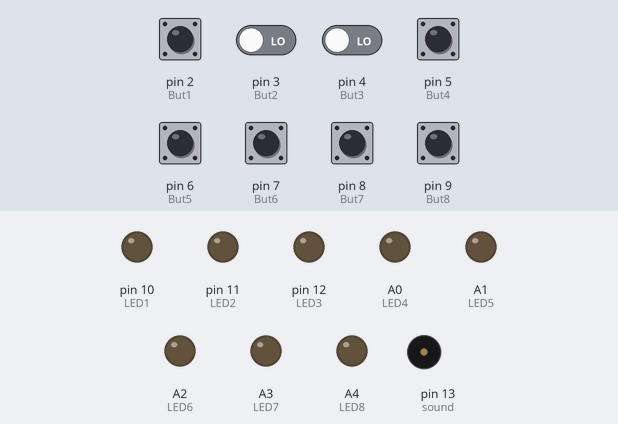
The sketch below on a simulated Arduino Uno, built with avr-gcc and run on an emulated ATmega328P. On the bench: output pins drawn as LEDs (lit = HIGH), buzzer (waves = sounding). Dashed ring = blinking. Inputs (shaded band) come from the test bench; at power-on: pin 2 (But1), pin 3 (But2), pin 4 (But3), pin 5 (But4), pin 6 (But5), pin 7 (But6), pin 8 (But7), pin 9 (But8) LOW.

Above: at 1.2 s.
1.3 s: pin 2 (But1) pulled HIGH for 0.15 s
At 1.4 s:
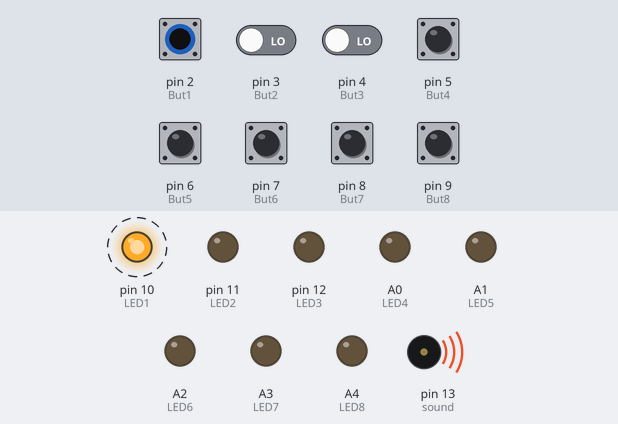
4.3 s: pin 3 (But2) driven HIGH and pin 4 (But3) driven HIGH
At 5.4 s:
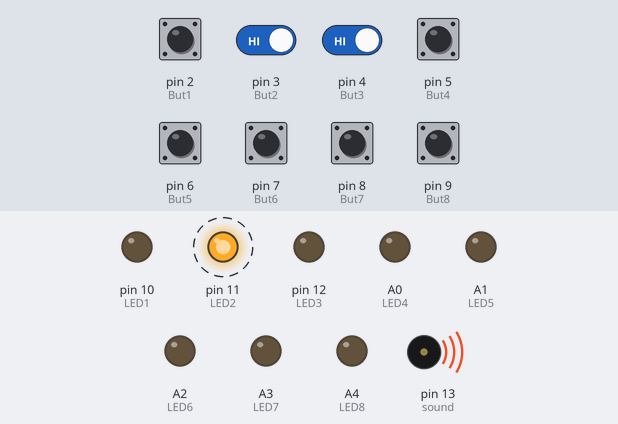
10.3 s: pin 3 (But2) driven LOW
13.3 s: pin 4 (But3) driven LOW
At 14.4 s:
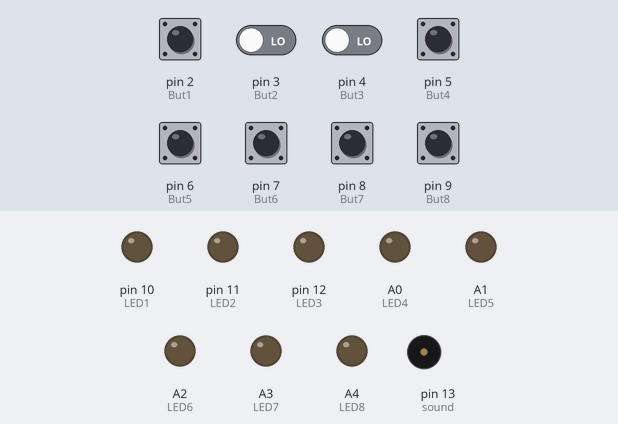
14.8 s: pin 5 (But4) pulled HIGH for 0.15 s
At 14.9 s:
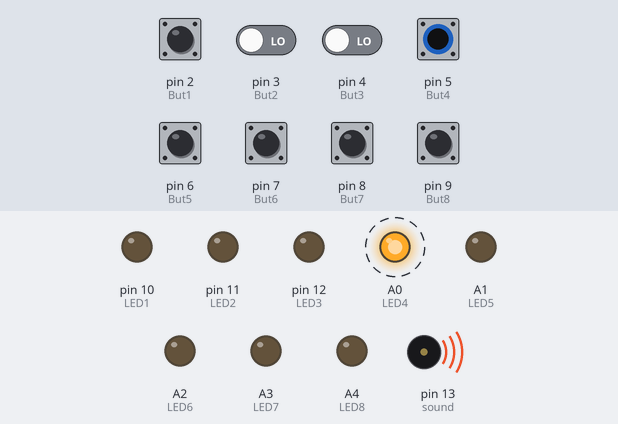
17.8 s: pin 3 (But2) driven HIGH
At 18.9 s:
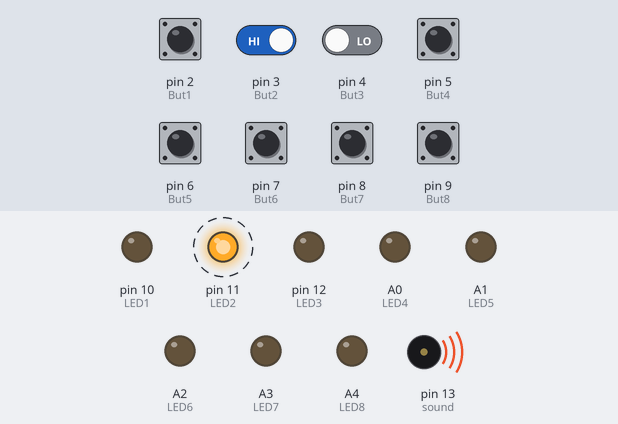
Timing chart, 0 to 21.8 s (numbered marks = the images above; inputs shaded):
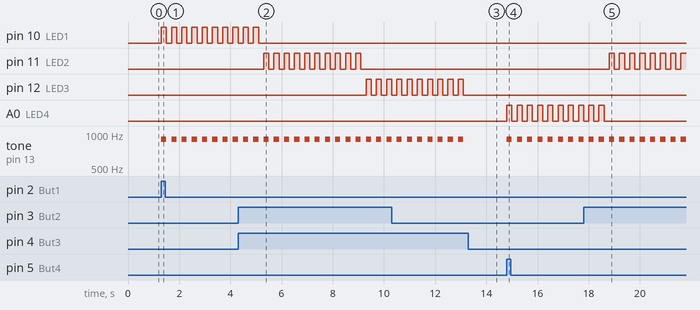

Measured:
- after the input at 1.3 s, pin 10 (LED1): alternates HIGH for 0.20 s and LOW for 0.20 s, starting at once; tone on pin 13 (sound): alternates 900 Hz for 0.20 s and silent for 0.20 s, starting at once
- after the input at 4.3 s, pin 11 (LED2): alternates HIGH for 0.20 s and LOW for 0.20 s, 20 changes in all, then stays LOW, starting after 1.0 s; pin 12 (LED3): alternates HIGH for 0.20 s and LOW for 0.20 s, starting after 5.0 s
- after the input at 13.3 s, pin 12 (LED3): stops changing and stays LOW; tone on pin 13 (sound): stops changing and stays silent
- after the input at 14.8 s, A0 (LED4): alternates HIGH for 0.20 s and LOW for 0.20 s, starting at once; tone on pin 13 (sound): alternates 900 Hz for 0.20 s and silent for 0.20 s, starting at once
- after the input at 17.8 s, pin 11 (LED2): alternates HIGH for 0.20 s and LOW for 0.20 s, starting after 1.0 s

The sketch:

Program.ino
```cpp
/**************************************************
Title   : 8 Candidate Buzer Quiz Setup Programme
Auther  : Renjith R
Company : FABLAB FISAT
Mail    : renjith113@fisat.ac.in
***************************************************/
//Assign 8 buzer buttons
int But1 = 2;
int But2 = 3;
int But3 = 4;
int But4 = 5;
int But5 = 6;
int But6 = 7;
int But7 = 8;
int But8 = 9;

//Assign 8 indication ligh Outputs
int LED1 = 10;
int LED2 = 11;
int LED3 = 12;
int LED4 = A0;
int LED5 = A1;
int LED6 = A2;
int LED7 = A3;
int LED8 = A4;

//initialize 8 button state to 0
int But1State = 0;
int But2State = 0;
int But3State = 0;
int But4State = 0;
int But5State = 0;
int But6State = 0;
int But7State = 0;
int But8State = 0;

//locked out state variables
boolean pause = false;
int secs = 5000;

//assign speaker pin
int sound = 13;
int soundSecs = 900;

//initialize Buzer or Lights pop up time
int buztime = 10;

void setup() {
//initialize button pins to input
  pinMode(But1, INPUT);
  pinMode(But2, INPUT);
  pinMode(But3, INPUT);
  pinMode(But4, INPUT);
  pinMode(But5, INPUT);
  pinMode(But6, INPUT);
  pinMode(But7, INPUT);
  pinMode(But8, INPUT);

//initialize LEDs to output
  pinMode(LED1, OUTPUT);
  pinMode(LED2, OUTPUT);
  pinMode(LED3, OUTPUT);
  pinMode(LED4, OUTPUT);
  pinMode(LED5, OUTPUT);
  pinMode(LED6, OUTPUT);
  pinMode(LED7, OUTPUT);
  pinMode(LED8, OUTPUT);

//initilize LEDs to Off
  digitalWrite(LED1, LOW);
  digitalWrite(LED2, LOW);
  digitalWrite(LED3, LOW);
  digitalWrite(LED4, LOW);
  digitalWrite(LED5, LOW);
  digitalWrite(LED6, LOW);
  digitalWrite(LED7, LOW);
  digitalWrite(LED8, LOW);
}
void loop() {

 if (pause == false) { //only works when buzzers are unlocked

//read button states
    But1State = digitalRead(But1);
    But2State = digitalRead(But2);
    But3State = digitalRead(But3);
    But4State = digitalRead(But4);
    But5State = digitalRead(But5);
    But6State = digitalRead(But6);
    But7State = digitalRead(But7);
    But8State = digitalRead(But8);


  if (But1State == 1) { //if red button is pushed
      pause == true; //puts program into lock mode so other players cannot buzz in
      for (int i = 0; i < buztime; i++)    // Blink the LEDs for 8 times
      {digitalWrite(LED1, HIGH);
       tone(sound, soundSecs); // Generate tone sound
       delay(200);
       digitalWrite(LED1, LOW);
       noTone(sound); // Cut off tone sound
       delay(200);}
  pause == false;  } //turn off lockout mode

/*****************************************************************
Repeat the above step for remaining buttons , as follows..
*****************************************************************/

  if (But2State == 1) {
      pause == true;
      for (int i = 0; i < buztime; i++)
     {digitalWrite(LED2, HIGH);
      tone(sound, soundSecs);
      delay(200);
      digitalWrite(LED2, LOW);
      noTone(sound);
      delay(200);}
  pause == false; }

  if (But3State == 1) {
      pause == true;
      for (int i = 0; i < buztime; i++)
     {digitalWrite(LED3, HIGH);
      tone(sound, soundSecs);
      delay(200);
      digitalWrite(LED3, LOW);
      noTone(sound);
      delay(200);}
  pause == false; }

  if (But4State == 1) {
      pause == true;
      for (int i = 0; i < buztime; i++)
     {digitalWrite(LED4, HIGH);
      tone(sound, soundSecs);
      delay(200);
      digitalWrite(LED4, LOW);
      noTone(sound);
      delay(200);}
  pause == false; }

  if (But5State == 1) {
      pause == true;
      for (int i = 0; i < buztime; i++)
     {digitalWrite(LED5, HIGH);
      tone(sound, soundSecs);
      delay(200);
      digitalWrite(LED5, LOW);
      noTone(sound);
      delay(200);}
  pause == false; }

  if (But6State == 1) {
      pause == true;
      for (int i = 0; i < buztime; i++)
     {digitalWrite(LED6, HIGH);
      tone(sound, soundSecs);
      delay(200);
      digitalWrite(LED6, LOW);
      noTone(sound);
      delay(200);}
  pause == false; }

  if (But7State == 1) {
      pause == true;
      for (int i = 0; i < buztime; i++)
     {digitalWrite(LED7, HIGH);
      tone(sound, soundSecs);
      delay(200);
      digitalWrite(LED7, LOW);
      noTone(sound);
      delay(200);}
  pause == false; }

  if (But8State == 1) {
      pause == true;
      for (int i = 0; i < buztime; i++)
     {digitalWrite(LED8, HIGH);
      tone(sound, soundSecs);
      delay(200);
      digitalWrite(LED8, LOW);
      noTone(sound);
      delay(200);}
  pause == false; }

  }
}
```
